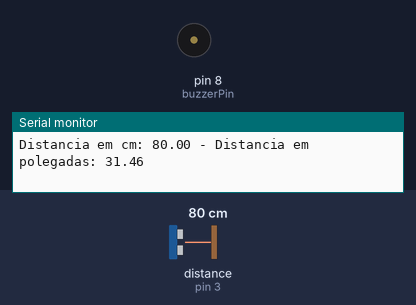
Simulated run of this sketch. Board: Arduino Uno, built with avr-gcc and run on an emulated ATmega328P. Parts: buzzer (waves = sounding), the last lines printed to the serial monitor. The inputs (shaded band) are chosen by the test bench; at power-on: distance to the obstacle (sensor on pin 3) 80 cm. The echo pulse lasts 58.3 µs per cm.

Above: at 1.8 s.
1.9 s: distance to the obstacle (sensor on pin 3) set to 12 cm
3.4 s: distance to the obstacle (sensor on pin 3) set to 9 cm
At 4.6 s:
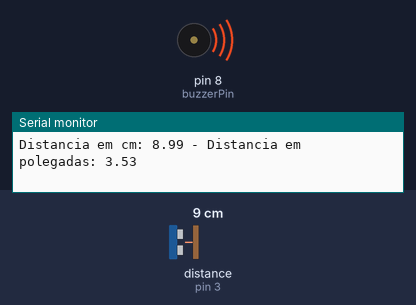
7.5 s: distance to the obstacle (sensor on pin 3) set to 18 cm
At 9.1 s:
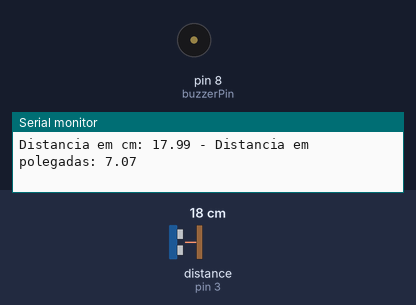
9.5 s: distance to the obstacle (sensor on pin 3) set to 2 cm
At 10.8 s:
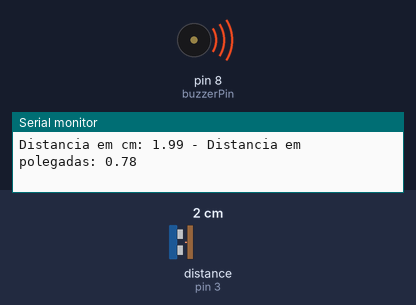
Timing chart, 0 to 12.5 s (numbered marks = the images above; inputs shaded):
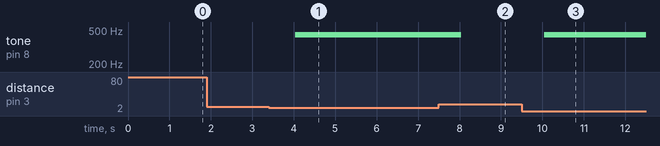

Measured:
- the behaviour switches between 11 and 10 cm on distance to the obstacle (sensor on pin 3) (found by bisection; images 0 and 1)
- after the input at 3.4 s, tone on pin 8 (buzzerPin): silent → 440 Hz after 0.63 s
- after the input at 7.5 s, tone on pin 8 (buzzerPin): 440 Hz → silent after 0.54 s
- after the input at 9.5 s, tone on pin 8 (buzzerPin): silent → 440 Hz after 0.55 s

The sketch:

HC_SR04.ino
```cpp
//Distância = (Tempo echo em nível alto * velocidade do som) /2

//Programa: Conectando Sensor Ultrassonico HC-SR04 ao Arduino
//Autor: FILIPEFLOP
//Carrega a biblioteca do sensor ultrassonico
#include <Ultrasonic.h>
//Define os pinos para o trigger e echo
#define pino_trigger 2
#define pino_echo 3
//Inicializa o sensor nos pinos definidos acima
Ultrasonic ultrasonic(pino_trigger, pino_echo);

const int buzzerPin = 8;

void setup() {
  Serial.begin(9600);
  Serial.println("Lendo dados do sensor...");
  pinMode(buzzerPin, OUTPUT);
}
void loop() {
  //Le as informacoes do sensor, em cm e pol
  float cmMsec, inMsec;
  long microsec = ultrasonic.timing();
  cmMsec = ultrasonic.convert(microsec, Ultrasonic::CM);
  inMsec = ultrasonic.convert(microsec, Ultrasonic::IN);
  //Exibe informacoes no serial monitor
  Serial.print("Distancia em cm: ");
  Serial.print(cmMsec);
  if (cmMsec <= 10.0) {
    tone(buzzerPin, 440, 1000);
  }
  Serial.print(" - Distancia em polegadas: ");
  Serial.println(inMsec);
  delay(1000);
}
```
